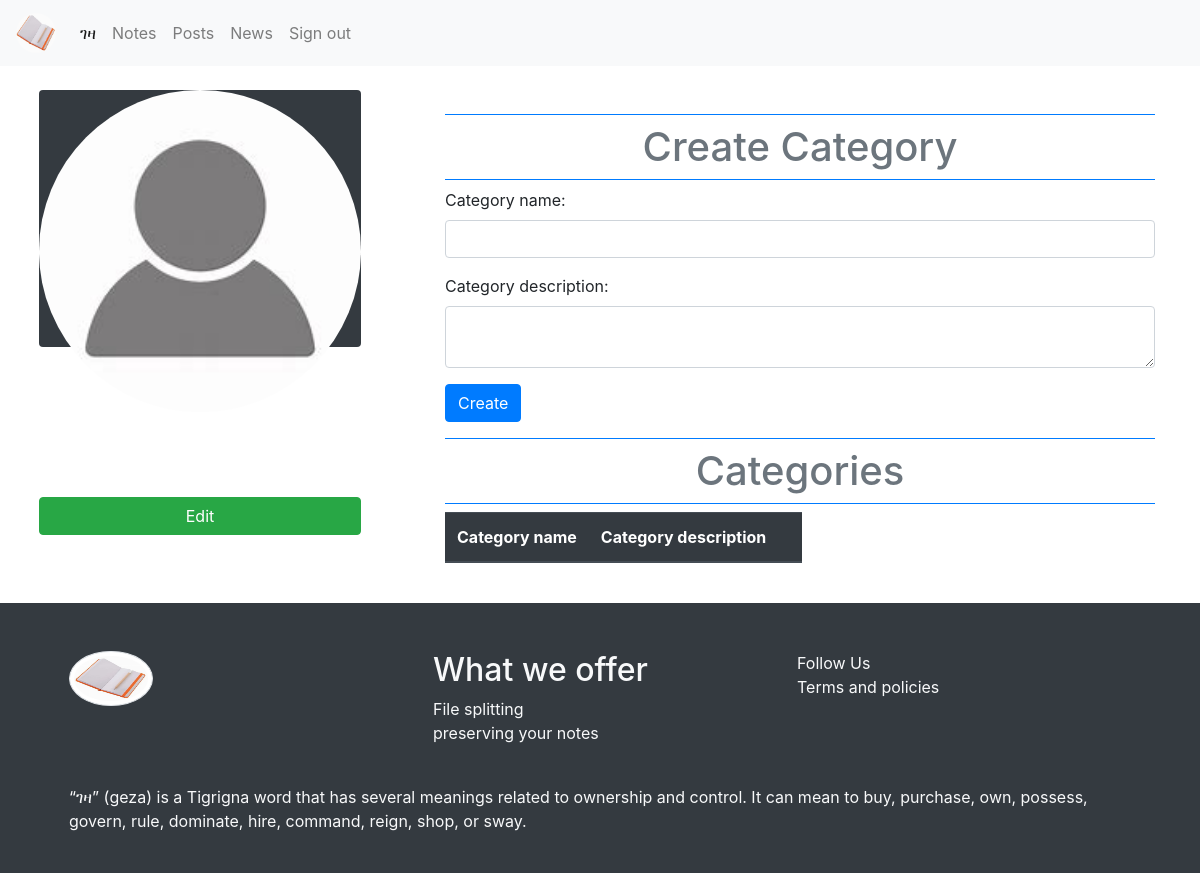
Before: /category/get-all-categories (signed in) with the older database file.
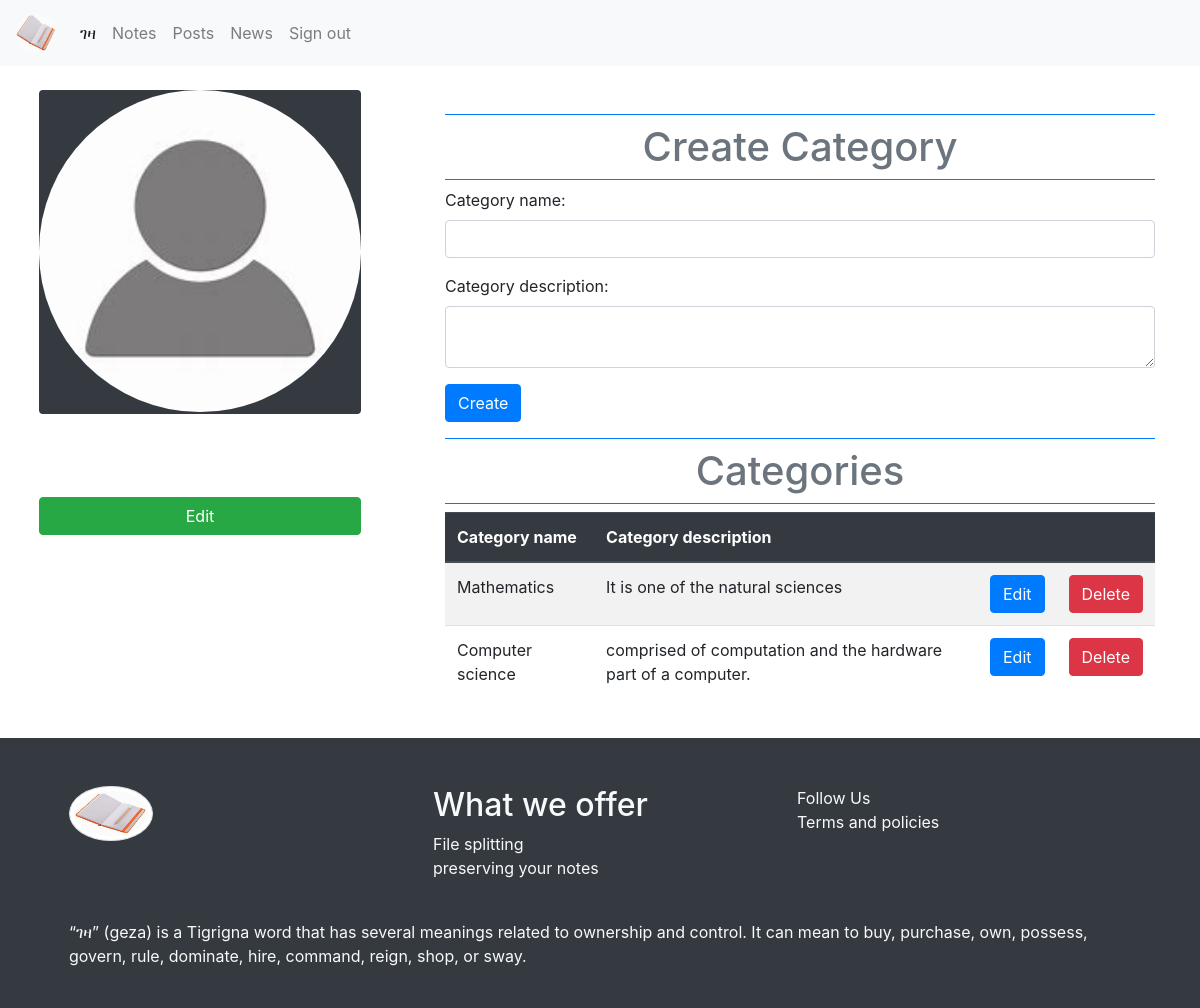
After: the same page with the newer database file.
### note/models.py (models this page shows)
class Categories(note_db.Model):
    category_id = note_db.Column(note_db.Integer,autoincrement=True, primary_key=True)
    category_name = note_db.Column(note_db.String(200), nullable = False)
    category_description = note_db.Column(note_db.String(500))

### note/category.py (the view)
@category.route('/get-all-categories')
@login_required
def get_all_category():
    mapper = 'categories'
    all_category = Categories.query.all()
    print(all_category)
    return render_template("dashboard.html", all_catagories = all_category, category_update = is_category_updating, category= mapper, user=current_user)

### note/templates/dashboard.html (shortened to what this page needs)
<!DOCTYPE html>
<html lang="en">
<head>
    <link rel="stylesheet" href="https://stackpath.bootstrapcdn.com/bootstrap/4.3.1/css/bootstrap.min.css">
</head>
<body>
    {% include "navbar.html" %}
    <div class="container-fluid">
        <div class="row">
            <div class="col-md-4">
                {% include "dashboardManager.html" %}
            </div>
            <div class="col-md-8">
                    {% include "dashboardViewer.html" %}
            </div>
        </div>
    </div>
{%  include "footer.html" %}
</body>
</html>

### note/templates/blogs/adminCategory.html
<div class="container mt-5">
    {%  if my_categories %}
        <h1 class="py-2 text-center text-secondary border-top border-primary border-bottom">Update Category</h1>
        <form  method="POST" action="/category/update/{{my_categories.category_id}}/123409876543212345678">
            <div class="form-group">
                <label for="title">Name:</label>
                <input type="text" class="form-control" id="name" name="name" value="{{my_categories.category_name}}" required>
            </div>
            <div class="form-group">
                <label for="description">Description:</label>
                <input type="text" class="form-control" id="description"   name="description" value="{{my_categories.category_description}}" required/>
            </div>
            <button type="submit" class="btn btn-success">Update category</button>
        </form>
    {% else %}
        <h1 class="py-2 text-center text-secondary border-top border-primary border-bottom">Create Category</h1>
        <form  method="POST" action="/category/category-added">
            <div class="form-group">
                <label for="title">Category name:</label>
                <input type="text" class="form-control" id="name" name="name" required>
            </div>
            <div class="form-group">
                <label for="description">Category description:</label>
                <textarea type="text" class="form-control" id="description" name="description" required></textarea>
            </div>
            <button type="submit" class="btn btn-primary">Create</button>
        </form>
    {% endif %}
    <div class="list-group list-group-flush mt-3" id="Notes">
        <h1 class="py-2 text-center text-secondary border-top border-primary border-bottom">Categories</h1>
        <table class="table table-responsive table-striped table-hover">
            <thead class="thead-dark">
                <tr>
                    <th scope="col">Category name</th>
                    <th scope="col">Category description</th>
                    <th scope="colgroup" colspan="2"></th>
                </tr>
            </thead>
            <tbody>
                {% for category in all_catagories %}
                <tr>
                    <td>{{ category.category_name }}</td>
                    <td>{{ category.category_description }}</td>
                    <td><a href="/category/update/{{category.category_id}}" class="btn btn-primary">Edit</a></td>
                    <td><a href="/category/delete/{{category.category_id}}" class="btn btn-danger">Delete</a></td>
                </tr>
                {% endfor %}
            </tbody>
        </table>
    </div>
</div>

Changed rows visible on the page:
added Categories: category_name "Mathematics", category_description "It is one of the natural sciences"
added Categories: category_name "Computer science", category_description "comprised of computation and the hardware part of a computer."
